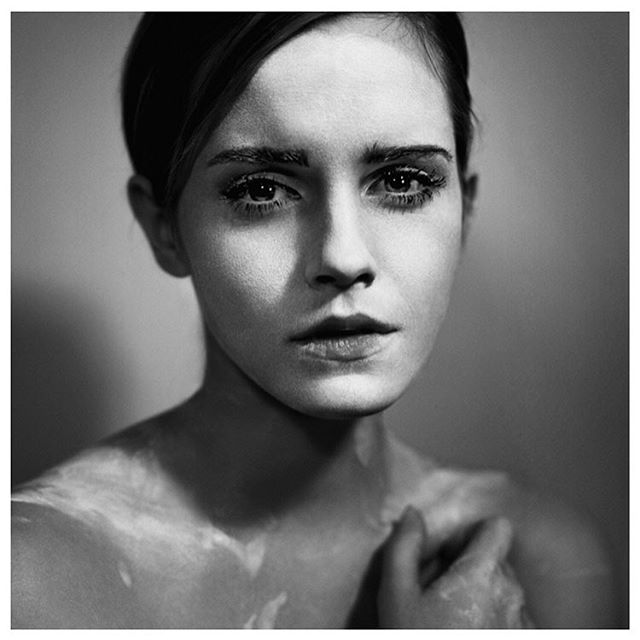
#> input picture exercices/trab02/emma.jpg, 640 x 640 px
$ python hybrid.py
#> lines starting #> are read from the running program, lines starting #| are printed output that depends on the picture
import cv2, math
from PIL import Image
import numpy as np

# load images
img1 = Image.open('emma.jpg')
#> img1 is the input picture: PIL image 640x640 RGB; min 0, max 255, mean 113.4
img1 = img1.convert('L')
#> img1: PIL image 640x640 L
# img1.show()
lowpass = np.asarray(img1)
lowpassFFT = np.fft.fft2(lowpass)
lowpassFFT = np.fft.fftshift(lowpassFFT)

img2 = Image.open('danielVelho.jpg')
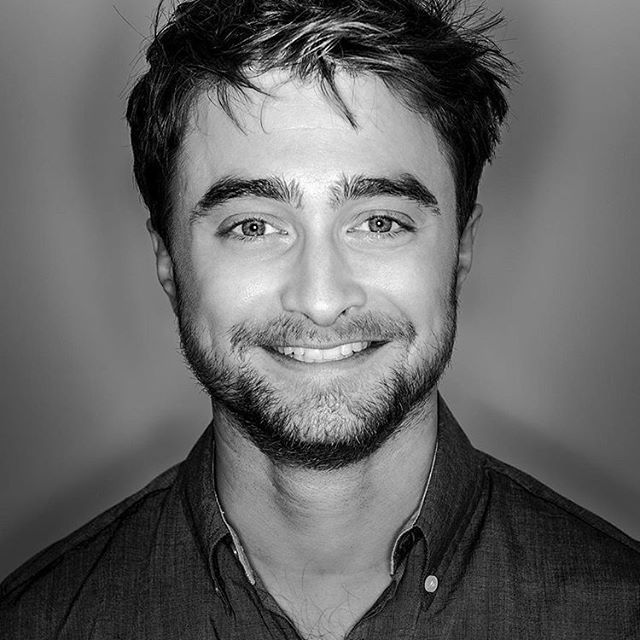
#> input picture exercices/trab02/danielVelho.jpg, 640 x 640 px
#> img2 is the input picture: PIL image 640x640 L; min 0, max 255, mean 101.1
img2 = img2.convert('L')
# img2.show()
highpass = np.asarray(img2)
highpassFFT = np.fft.fft2(highpass)
highpassFFT = np.fft.fftshift(highpassFFT)

# dimensions of images
h1 = img1.size[0]
#> h1 = 640
w1 = img1.size[1]
#> w1 = 640

h2 = img2.size[0]
#> h2 = 640
w2 = img2.size[1]
#> w2 = 640

# low pass
for u in range(h1):
	for v in range(w1):
		u1 = u - h1/2
		v1 = v - w1/2
		Duv = math.sqrt(u1*u1 + v1*v1)
		if Duv < 25:
			Huv = 1
		else:
			Huv = 0
		lowpassFFT[v][u] = Huv*lowpassFFT[v][u]

Image.fromarray(abs(lowpassFFT)/800)

# high pass
for u in range(h2):
	for v in range(w2):
		u1 = u - h2/2
		v1 = v - w2/2
		Duv = math.sqrt(u1*u1 + v1*v1)
		if Duv > 30:
			Huv = 1
		else:
			Huv = 0
		highpassFFT[v][u] = Huv*highpassFFT[v][u]

Image.fromarray(abs(highpassFFT)/800)

output = highpassFFT + lowpassFFT
output = Image.fromarray(np.abs(np.fft.ifft2(output)).astype(np.uint8))
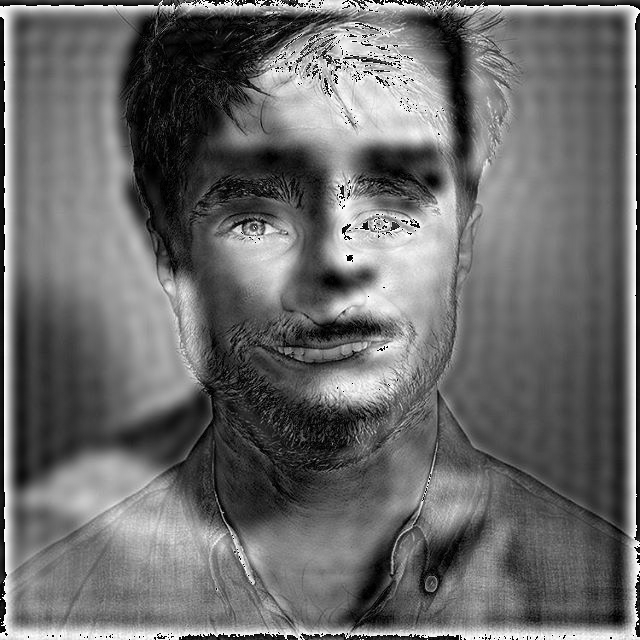
#> output: PIL image 640x640 L; min 0, max 255, mean 106.8
output.show()
output.save("hybrid.jpeg")
